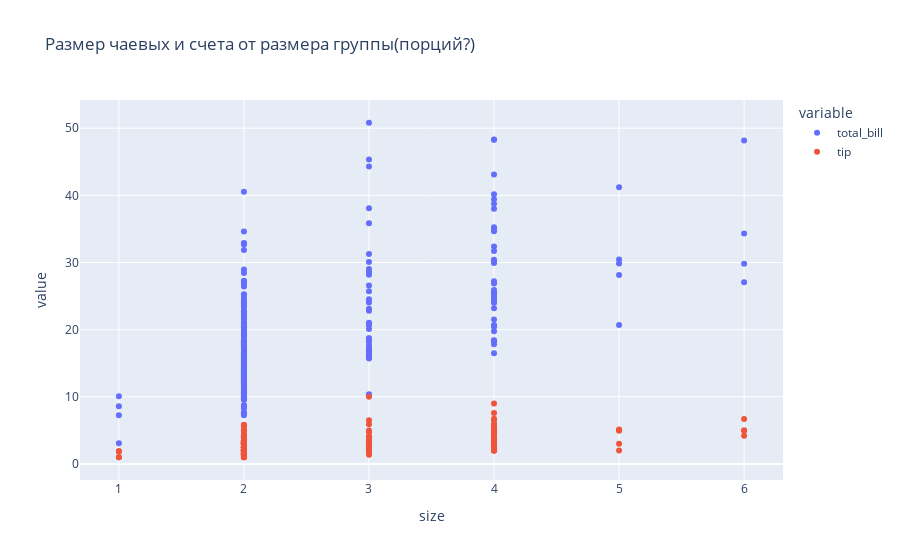

Notebook source saved alongside this figure:
### Code cell
plt.figure(figsize=(10,8))
px.scatter(df,x='size',y=['total_bill','tip'],title='Размер чаевых и счета от размера группы(порций?)')

### Figure 1 — Plotly figure (JSON) as saved in the notebook; plotly's stock layout.template omitted (floating-point values rounded to 4 significant figures; data arrays with more than 128 entries replaced by an {"elided": "..."} marker saying what was removed)
{"data": [{"hovertemplate": "variable=total_bill<br>size=%{x}<br>value=%{y}<extra></extra>", "legendgroup": "total_bill", "marker": {"color": "#636efa", "symbol": "circle"}, "mode": "markers", "name": "total_bill", "orientation": "v", "showlegend": true, "type": "scatter", "x": {"elided": "244 int values"}, "xaxis": "x", "y": {"elided": "244 float values"}, "yaxis": "y"}, {"hovertemplate": "variable=tip<br>size=%{x}<br>value=%{y}<extra></extra>", "legendgroup": "tip", "marker": {"color": "#EF553B", "symbol": "circle"}, "mode": "markers", "name": "tip", "orientation": "v", "showlegend": true, "type": "scatter", "x": {"elided": "244 int values"}, "xaxis": "x", "y": {"elided": "244 float values"}, "yaxis": "y"}], "layout": {"legend": {"title": {"text": "variable"}, "tracegroupgap": 0}, "title": {"text": "Размер чаевых и счета от размера группы(порций?)"}, "xaxis": {"anchor": "y", "domain": [0, 1], "title": {"text": "size"}}, "yaxis": {"anchor": "x", "domain": [0, 1], "title": {"text": "value"}}}}
